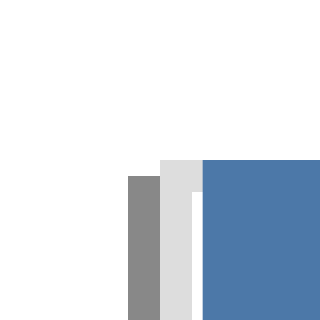

This figure's Vega-Lite source:
### Vega-Lite specification from a JSON file in a GitHub repository (floating-point values rounded to 4 significant figures)
{"$schema": "https://vega.github.io/schema/vega-lite/v6.json", "padding": 5, "autosize": "none", "data": {"name": "table", "values": [{"c": "A", "g": "p", "x": 1, "y": 2, "v": 5, "t": "2024-01-15", "o": {"v": 3}, "IMDB Rating": 6.1, "d": "x1"}, {"c": "B", "g": "q", "x": 2, "y": 4, "v": 9, "t": "2024-02-20", "o": {"v": 7}, "IMDB Rating": 7.4, "d": "x2"}, {"c": "A", "g": "q", "x": 3, "y": 3, "v": 2, "t": "2024-03-05", "o": {"v": 1}, "IMDB Rating": 5.2, "d": "x1"}, {"c": "C", "g": "p", "x": 4, "y": 6, "v": 7, "t": "2024-05-30", "o": {"v": 4}, "IMDB Rating": 8.8, "d": "x3"}, {"c": "B", "g": "p", "x": 5, "y": 5, "v": 4, "t": "2024-07-11", "o": {"v": 9}, "IMDB Rating": 6.9, "d": "x2"}, {"c": "C", "g": "q", "x": 6, "y": 8, "v": 6, "t": "2024-09-02", "o": {"v": 2}, "IMDB Rating": 7.7, "d": "x3"}, {"c": "A", "g": "p", "x": 7, "y": 7, "v": 8, "t": "2024-11-25", "o": {"v": 5}, "IMDB Rating": 4.4, "d": "x1"}, {"c": "B", "g": "q", "x": 8, "y": 9, "v": 3, "t": "2024-12-31", "o": {"v": 8}, "IMDB Rating": 9.1, "d": "x2"}]}, "mark": "bar", "width": 80, "height": 70, "encoding": {"x": {"field": "c", "type": "nominal"}, "y": {"field": "v", "type": "quantitative"}, "column": {"field": "g", "type": "nominal", "header": {"labelOrient": "bottom"}}}}
